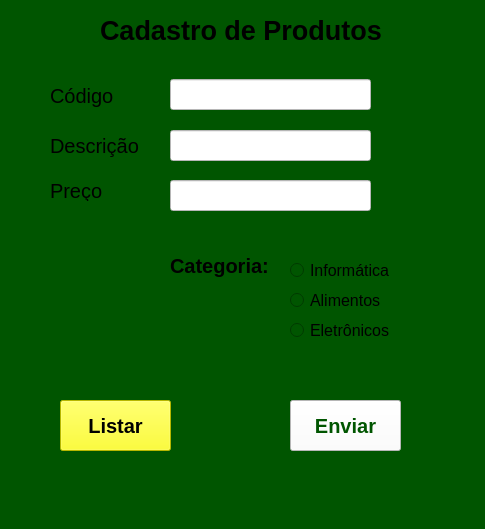
<?xml version="1.0" encoding="UTF-8"?>
<ui version="4.0">
 <class>MainWindow</class>
 <widget class="QMainWindow" name="MainWindow">
  <property name="geometry">
   <rect>
    <x>0</x>
    <y>0</y>
    <width>485</width>
    <height>529</height>
   </rect>
  </property>
  <property name="windowTitle">
   <string>MainWindow</string>
  </property>
  <property name="styleSheet">
   <string notr="true">background-color: rgb(0, 85, 0)
</string>
  </property>
  <widget class="QWidget" name="centralwidget">
   <widget class="QPushButton" name="pushButton">
    <property name="geometry">
     <rect>
      <x>290</x>
      <y>400</y>
      <width>111</width>
      <height>51</height>
     </rect>
    </property>
    <property name="font">
     <font>
      <pointsize>15</pointsize>
      <bold>true</bold>
     </font>
    </property>
    <property name="styleSheet">
     <string notr="true">background-color: rgb(255, 255, 255);
color: rgb(0, 85, 0);
</string>
    </property>
    <property name="text">
     <string>Enviar</string>
    </property>
   </widget>
   <widget class="QLabel" name="label">
    <property name="geometry">
     <rect>
      <x>50</x>
      <y>80</y>
      <width>81</width>
      <height>31</height>
     </rect>
    </property>
    <property name="font">
     <font>
      <pointsize>15</pointsize>
     </font>
    </property>
    <property name="text">
     <string>Código</string>
    </property>
   </widget>
   <widget class="QLabel" name="label_2">
    <property name="geometry">
     <rect>
      <x>50</x>
      <y>130</y>
      <width>91</width>
      <height>31</height>
     </rect>
    </property>
    <property name="font">
     <font>
      <pointsize>15</pointsize>
     </font>
    </property>
    <property name="text">
     <string>Descrição</string>
    </property>
   </widget>
   <widget class="QLabel" name="label_3">
    <property name="geometry">
     <rect>
      <x>50</x>
      <y>180</y>
      <width>71</width>
      <height>21</height>
     </rect>
    </property>
    <property name="font">
     <font>
      <pointsize>15</pointsize>
     </font>
    </property>
    <property name="text">
     <string>Preço</string>
    </property>
   </widget>
   <widget class="QLineEdit" name="lineEdit">
    <property name="geometry">
     <rect>
      <x>170</x>
      <y>79</y>
      <width>201</width>
      <height>31</height>
     </rect>
    </property>
    <property name="font">
     <font>
      <pointsize>12</pointsize>
     </font>
    </property>
    <property name="styleSheet">
     <string notr="true">background-color: rgb(255, 255, 255);</string>
    </property>
   </widget>
   <widget class="QLineEdit" name="lineEdit_2">
    <property name="geometry">
     <rect>
      <x>170</x>
      <y>130</y>
      <width>201</width>
      <height>31</height>
     </rect>
    </property>
    <property name="font">
     <font>
      <pointsize>12</pointsize>
     </font>
    </property>
    <property name="styleSheet">
     <string notr="true">background-color: rgb(255, 255, 255);</string>
    </property>
   </widget>
   <widget class="QLineEdit" name="lineEdit_3">
    <property name="geometry">
     <rect>
      <x>170</x>
      <y>180</y>
      <width>201</width>
      <height>31</height>
     </rect>
    </property>
    <property name="font">
     <font>
      <pointsize>12</pointsize>
     </font>
    </property>
    <property name="styleSheet">
     <string notr="true">background-color: rgb(255, 255, 255);</string>
    </property>
   </widget>
   <widget class="QRadioButton" name="radioButton">
    <property name="geometry">
     <rect>
      <x>290</x>
      <y>290</y>
      <width>111</width>
      <height>21</height>
     </rect>
    </property>
    <property name="font">
     <font>
      <pointsize>12</pointsize>
      <bold>false</bold>
     </font>
    </property>
    <property name="text">
     <string>Alimentos</string>
    </property>
   </widget>
   <widget class="QRadioButton" name="radioButton_2">
    <property name="geometry">
     <rect>
      <x>290</x>
      <y>320</y>
      <width>121</width>
      <height>21</height>
     </rect>
    </property>
    <property name="font">
     <font>
      <pointsize>12</pointsize>
      <bold>false</bold>
     </font>
    </property>
    <property name="text">
     <string>Eletrônicos</string>
    </property>
   </widget>
   <widget class="QRadioButton" name="radioButton_3">
    <property name="geometry">
     <rect>
      <x>290</x>
      <y>260</y>
      <width>101</width>
      <height>21</height>
     </rect>
    </property>
    <property name="font">
     <font>
      <pointsize>12</pointsize>
      <bold>false</bold>
     </font>
    </property>
    <property name="text">
     <string>Informática</string>
    </property>
   </widget>
   <widget class="QLabel" name="label_5">
    <property name="geometry">
     <rect>
      <x>170</x>
      <y>250</y>
      <width>101</width>
      <height>31</height>
     </rect>
    </property>
    <property name="font">
     <font>
      <pointsize>15</pointsize>
      <bold>true</bold>
     </font>
    </property>
    <property name="text">
     <string>Categoria:</string>
    </property>
   </widget>
   <widget class="QLabel" name="label_4">
    <property name="geometry">
     <rect>
      <x>100</x>
      <y>10</y>
      <width>291</width>
      <height>41</height>
     </rect>
    </property>
    <property name="font">
     <font>
      <pointsize>20</pointsize>
      <bold>true</bold>
     </font>
    </property>
    <property name="text">
     <string>Cadastro de Produtos</string>
    </property>
   </widget>
   <widget class="QPushButton" name="pushButton_2">
    <property name="geometry">
     <rect>
      <x>60</x>
      <y>400</y>
      <width>111</width>
      <height>51</height>
     </rect>
    </property>
    <property name="font">
     <font>
      <pointsize>15</pointsize>
      <bold>true</bold>
     </font>
    </property>
    <property name="styleSheet">
     <string notr="true">background-color: rgb(255, 255, 0)</string>
    </property>
    <property name="text">
     <string>Listar</string>
    </property>
   </widget>
  </widget>
  <widget class="QMenuBar" name="menubar">
   <property name="geometry">
    <rect>
     <x>0</x>
     <y>0</y>
     <width>485</width>
     <height>22</height>
    </rect>
   </property>
  </widget>
  <widget class="QStatusBar" name="statusbar"/>
 </widget>
 <resources/>
 <connections/>
</ui>
